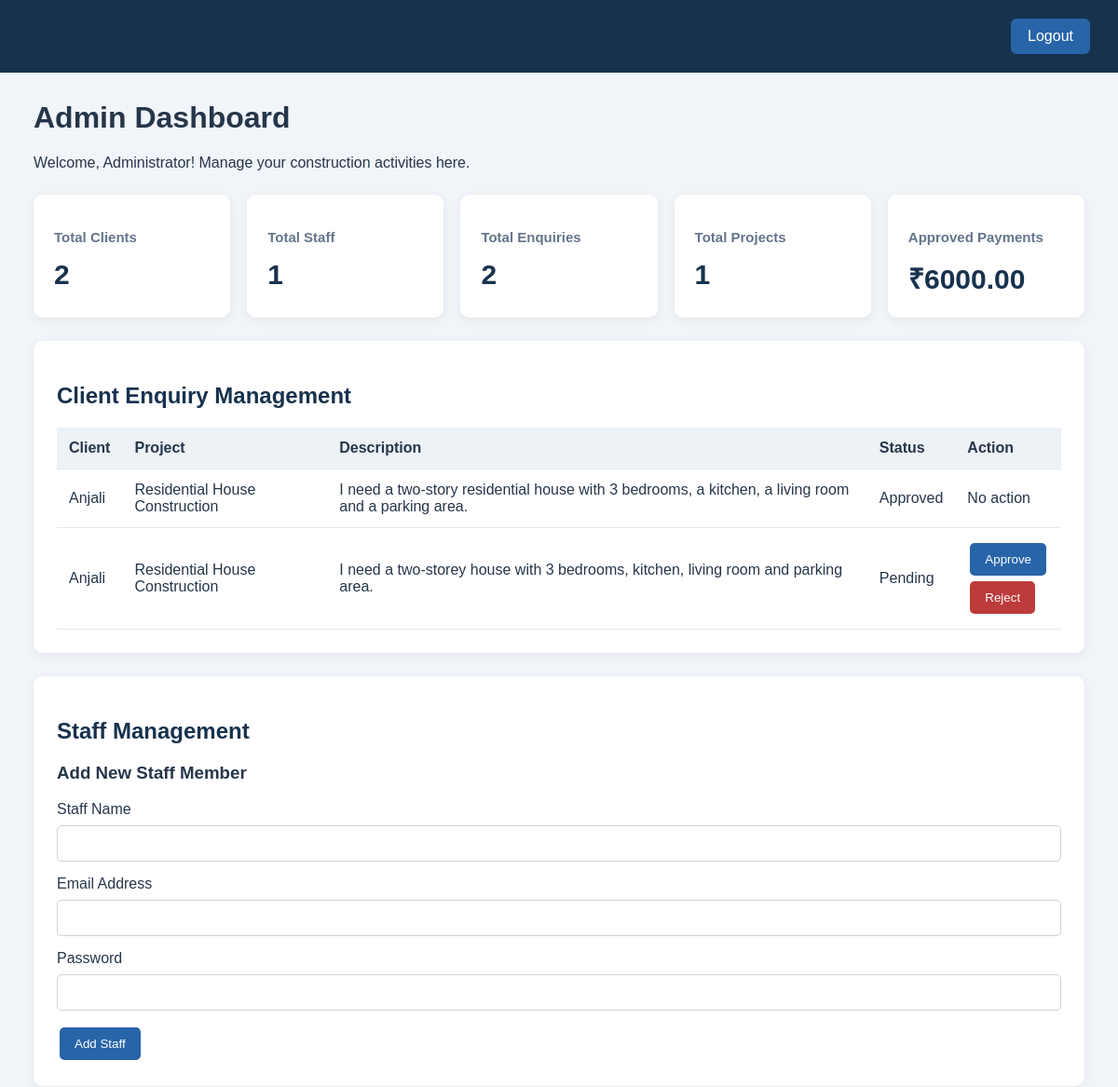
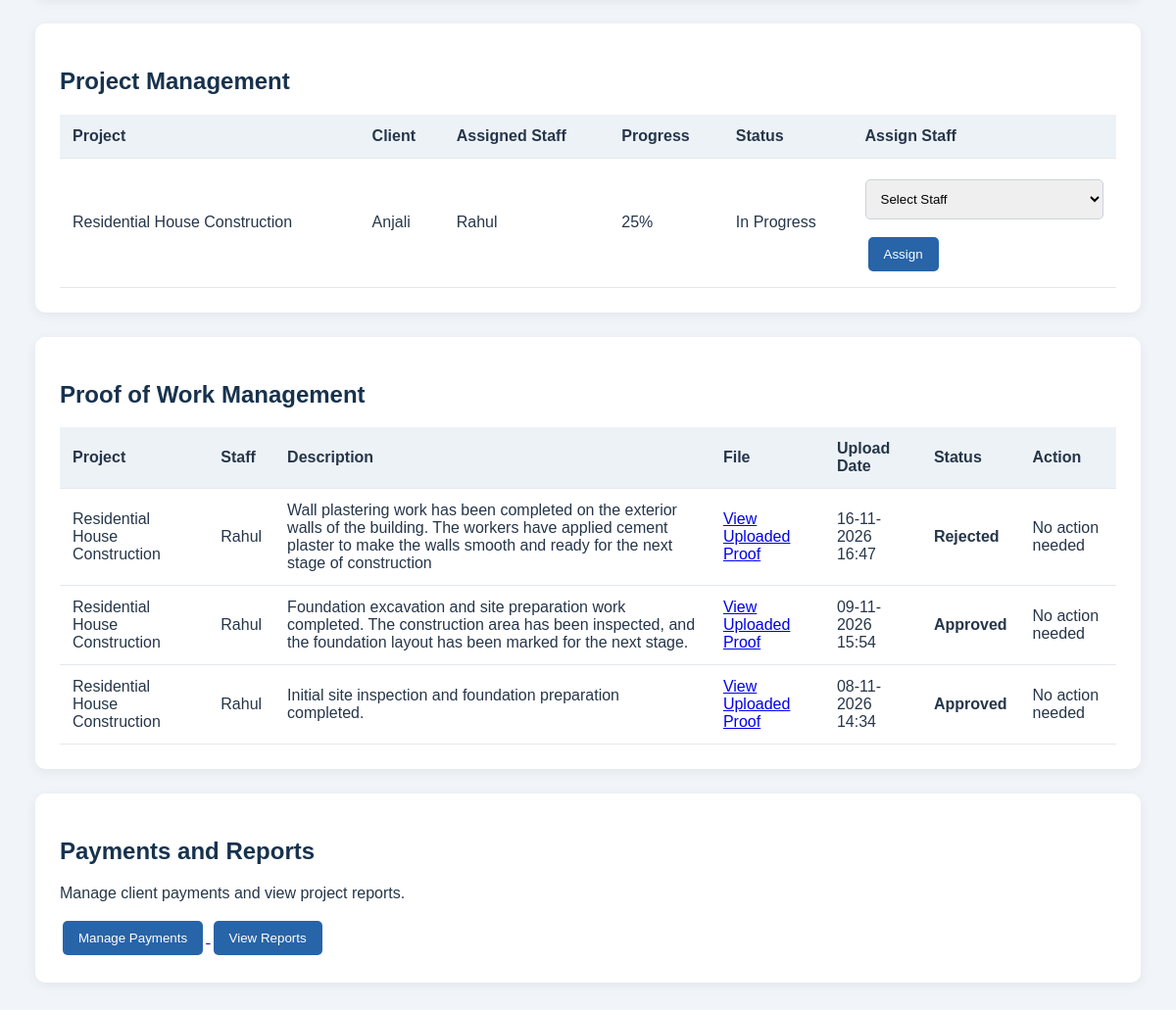
The app's page /dashboard (signed in) with its own data (2 pictures, top to bottom).
### tables this page shows
CREATE TABLE enquiries (
        id INTEGER PRIMARY KEY AUTOINCREMENT,
        user_id INTEGER NOT NULL,
        title TEXT NOT NULL,
        description TEXT NOT NULL,
        status TEXT DEFAULT 'Pending',
        created_at TEXT
    );

CREATE TABLE users (
        id INTEGER PRIMARY KEY AUTOINCREMENT,
        name TEXT NOT NULL,
        email TEXT UNIQUE NOT NULL,
        password TEXT NOT NULL,
        role TEXT NOT NULL
    );

CREATE TABLE projects (
        id INTEGER PRIMARY KEY AUTOINCREMENT,
        enquiry_id INTEGER,
        client_id INTEGER NOT NULL,
        staff_id INTEGER,
        title TEXT NOT NULL,
        description TEXT NOT NULL,
        progress INTEGER DEFAULT 0,
        status TEXT DEFAULT 'Not Started',
        created_at TEXT
    );

CREATE TABLE proofs (
        id INTEGER PRIMARY KEY AUTOINCREMENT,
        project_id INTEGER NOT NULL,
        staff_id INTEGER NOT NULL,
        filename TEXT NOT NULL,
        note TEXT,
        uploaded_at TEXT
    , status TEXT DEFAULT 'Pending');

### app.py (the view, shortened to what this page needs)
@app.route("/dashboard")
@login_required
def dashboard():
    db = get_db()
    role = session["role"]
    user_id = session["user_id"]
    if role == "admin":
        counts = {
            "users": db.execute(
                "SELECT COUNT(*) FROM users WHERE role='user'"
            ).fetchone()[0],
            "staff": db.execute(
                "SELECT COUNT(*) FROM users WHERE role='staff'"
            ).fetchone()[0],
            "enquiries": db.execute(
                "SELECT COUNT(*) FROM enquiries"
            ).fetchone()[0],
            "projects": db.execute(
                "SELECT COUNT(*) FROM projects"
            ).fetchone()[0],
            "payments": db.execute(
                "SELECT COALESCE(SUM(amount), 0) FROM payments WHERE status='Approved'"
            ).fetchone()[0]
        }
        projects = db.execute("""
            SELECT p.*, u.name AS client_name,
            s.name AS staff_name
            FROM projects p
            JOIN users u ON p.client_id = u.id
            LEFT JOIN users s ON p.staff_id = s.id
            ORDER BY p.id DESC
        """).fetchall()
        enquiries = db.execute("""
            SELECT e.*, u.name AS client_name
            FROM enquiries e
            JOIN users u ON e.user_id = u.id
            ORDER BY e.id DESC
        """).fetchall()
        staff = db.execute(
            "SELECT id, name, email FROM users WHERE role='staff'"
        ).fetchall()
        proofs = db.execute("""
             SELECT proofs.*,
           projects.title AS project_title,
           users.name AS staff_name
            FROM proofs
    JOIN projects ON proofs.project_id = projects.id
    JOIN users ON proofs.staff_id = users.id
    ORDER BY proofs.id DESC
""").fetchall()
        db.close()
        return render_template(
            "admin_dashboard.html",
            counts=counts,
            projects=projects,
            enquiries=enquiries,
            staff=staff,
            proofs=proofs
        )
    else:
        projects = db.execute(
            "SELECT * FROM projects WHERE client_id=?",
            (user_id,)
        ).fetchall()

### app.py (called while the page is built)
def get_db():
    db = sqlite3.connect(BASE_DIR / "construction.db")
    db.row_factory = sqlite3.Row
    return db

def login_required(view):
    @wraps(view)
    def wrapper(*args, **kwargs):
        if "user_id" not in session:
            flash("Please login first.")
            return redirect(url_for("login"))
        return view(*args, **kwargs)
    return wrapper

### templates/admin_dashboard.html (shortened to what this page needs)
<!DOCTYPE html>
<html lang="en">
<head>
</head>
<body>
<header>
    <h2>Construction Management System</h2>
    <a href="{{ url_for('logout') }}">Logout</a>
</header>
<div class="container">
    <div class="welcome">
        <h1>Admin Dashboard</h1>
        <p>Welcome, Administrator! Manage your construction activities here.</p>
    </div>
    <div class="cards">
        <div class="card">
            <h3>Total Clients</h3>
            <div class="number">{{ counts.users }}</div>
        </div>
        <div class="card">
            <h3>Total Staff</h3>
            <div class="number">{{ counts.staff }}</div>
        </div>
        <div class="card">
            <h3>Total Enquiries</h3>
            <div class="number">{{ counts.enquiries }}</div>
        </div>
        <div class="card">
            <h3>Total Projects</h3>
            <div class="number">{{ counts.projects }}</div>
        </div>
        <div class="card">
            <h3>Approved Payments</h3>
            <div class="number">₹{{ "%.2f"|format(counts.payments) }}</div>
        </div>
    </div>
    <div class="section">
        <h2>Client Enquiry Management</h2>
        {% if enquiries %}
        <table>
            <tr>
                <th>Client</th>
                <th>Project</th>
                <th>Description</th>
                <th>Status</th>
                <th>Action</th>
            </tr>
            {% for enquiry in enquiries %}
            <tr>
                <td>{{ enquiry.client_name }}</td>
                <td>{{ enquiry.title }}</td>
                <td>{{ enquiry.description }}</td>
                <td>{{ enquiry.status }}</td>
                <td>
                    {% if enquiry.status == 'Pending' %}
                    <form method="POST"
                    action="{{ url_for('manage_enquiry', enquiry_id=enquiry.id, action='approve') }}">
                        <button type="submit">Approve</button>
                    </form>
                    <form method="POST"
                    action="{{ url_for('manage_enquiry', enquiry_id=enquiry.id, action='reject') }}">
                        <button type="submit" class="reject">Reject</button>
                    </form>
                    {% else %}
                        No action
                    {% endif %}
                </td>
            </tr>
            {% endfor %}
        </table>
        {% else %}
            <p>No enquiries available.</p>
        {% endif %}
    </div>
    <div class="section">
        <h2>Staff Management</h2>
        <h3>Add New Staff Member</h3>
        <form method="POST" action="{{ url_for('add_staff') }}">
            <label>Staff Name</label>
            <input type="text" name="name" required>
            <label>Email Address</label>
            <input type="email" name="email" required>
            <label>Password</label>
            <input type="password" name="password"
                   minlength="6" required>
            <button type="submit">Add Staff</button>
        </form>
    </div>
    <div class="section">
        <h2>Project Management</h2>
        {% if projects %}
        <table>
            <tr>
                <th>Project</th>
                <th>Client</th>
                <th>Assigned Staff</th>
                <th>Progress</th>
                <th>Status</th>
                <th>Assign Staff</th>
            </tr>
            {% for project in projects %}
            <tr>
                <td>{{ project.title }}</td>
                <td>{{ project.client_name }}</td>
                <td>{{ project.staff_name or 'Not Assigned' }}</td>
                <td>{{ project.progress }}%</td>
                <td>{{ project.status }}</td>
                <td>
                    <form method="POST"
                    action="{{ url_for('assign_staff', project_id=project.id) }}">
                        <select name="staff_id" required>
                            <option value="">Select Staff</option>
                        </select>
                        <button type="submit">Assign</button>
                    </form>
                </td>
            </tr>
            {% endfor %}
        </table>
        {% else %}
            <p>No projects available yet.</p>
        {% endif %}
    </div>
<div class="section">
<h2>Proof of Work Management</h2>
{% if proofs %}
<table>
    <tr>
        <th>Project</th>
        <th>Staff</th>
        <th>Description</th>
        <th>File</th>
        <th>Upload Date</th>
        <th>Status</th>
        <th>Action</th>
    </tr>
    {% for proof in proofs %}
    <tr>
        <td>{{ proof.project_title }}</td>
        <td>{{ proof.staff_name }}</td>
        <td>{{ proof.note }}</td>
        <td>
            <a href="{{ url_for('uploaded_file', filename=proof.filename) }}"
               target="_blank">
                View Uploaded Proof
            </a>
        </td>
        <td>{{ proof.uploaded_at }}</td>
        <td>
            <strong>{{ proof.status }}</strong>
        </td>
        <td>
            {% if proof.status == 'Pending' %}
            <form method="POST"
                  action="{{ url_for('approve_proof', proof_id=proof.id) }}">
                <button type="submit">Approve</button>
            </form>
            <form method="POST"
                  action="{{ url_for('reject_proof', proof_id=proof.id) }}">
                <button type="submit">Reject</button>
            </form>
            {% else %}
                No action needed
            {% endif %}
        </td>
    </tr>
    {% endfor %}
</table>
{% else %}
<p>No proof of work uploaded yet.</p>
{% endif %}
</div>
    <div class="section">
        <h2>Payments and Reports</h2>
        <p>Manage client payments and view project reports.</p>
        <a href="{{ url_for('payments') }}">
            <button type="button">Manage Payments</button>
        </a>
        <a href="{{ url_for('reports') }}">
            <button type="button">View Reports</button>
        </a>
    </div>
</div>
</body>
</html>

### templates/admin_dashboard.html (style rules this page uses)
* { box-sizing: border-box; }
body { margin: 0; font-family: Arial, sans-serif; background: #f1f4f8; color: #26364a; }
header { background: #17324d; color: white; padding: 20px 30px; display: flex; justify-content: space-between; align-items: center; flex-wrap: wrap; }
header h2 { margin: 0; }
header a { color: white; text-decoration: none; background: #2864a8; padding: 10px 18px; border-radius: 6px; }
.container { width: 94%; max-width: 1250px; margin: 30px auto; }
.welcome { margin-bottom: 25px; }
.cards { display: grid; grid-template-columns: repeat(auto-fit, minmax(180px, 1fr)); gap: 18px; }
.card { background: white; padding: 22px; border-radius: 10px; box-shadow: 0 3px 12px #00000010; }
.card h3 { color: #64748b; font-size: 15px; }
.number { font-size: 30px; font-weight: bold; color: #17324d; }
.section { background: white; margin-top: 25px; padding: 25px; border-radius: 10px; box-shadow: 0 3px 12px #00000010; overflow-x: auto; }
h2 { color: #17324d; }
input, select, textarea { width: 100%; padding: 11px; margin: 8px 0 15px; border: 1px solid #ccd2da; border-radius: 5px; }
button { background: #2864a8; color: white; padding: 10px 16px; border: none; border-radius: 5px; cursor: pointer; margin: 3px; }
.reject { background: #bd3b3b; }
table { width: 100%; border-collapse: collapse; min-width: 650px; }
th, td { text-align: left; padding: 13px; border-bottom: 1px solid #e4e8ed; }
th { background: #edf2f7; }

### records on screen
enquiries: client_name "Anjali", title "Residential House Construction", description "I need a two-story residential house with 3 bedrooms, a kitchen, a living room and a parking area.", status "Approved", shows "No action"
enquiries: client_name "Anjali", title "Residential House Construction", description "I need a two-storey house with 3 bedrooms, kitchen, living room and parking area.", status "Pending"
projects: title "Residential House Construction", client_name "Anjali", name "Rahul", progress "25", status "In Progress"
proofs: project_title "Residential House Construction", staff_name "Rahul", note "Wall plastering work has been completed on the exterior walls of the building. The workers have applied cement plaster to make the walls smooth and ready for the next stage of construction", uploaded_at "16-11-2026 16:47", status "Rejected", shows "No action needed"
proofs: project_title "Residential House Construction", staff_name "Rahul", note "Foundation excavation and site preparation work completed. The construction area has been inspected, and the foundation layout has been marked for the next stage.", uploaded_at "09-11-2026 15:54", status "Approved", shows "No action needed"
proofs: project_title "Residential House Construction", staff_name "Rahul", note "Initial site inspection and foundation preparation completed.", uploaded_at "08-11-2026 14:34", status "Approved", shows "No action needed"

### other values on screen
{{ counts.users }} "2"
{{ counts.staff }} "1"
{{ counts.enquiries }} "2"
{{ counts.projects }} "1"
{{ "%.2f"|format(counts.payments) }} "6000.00"
